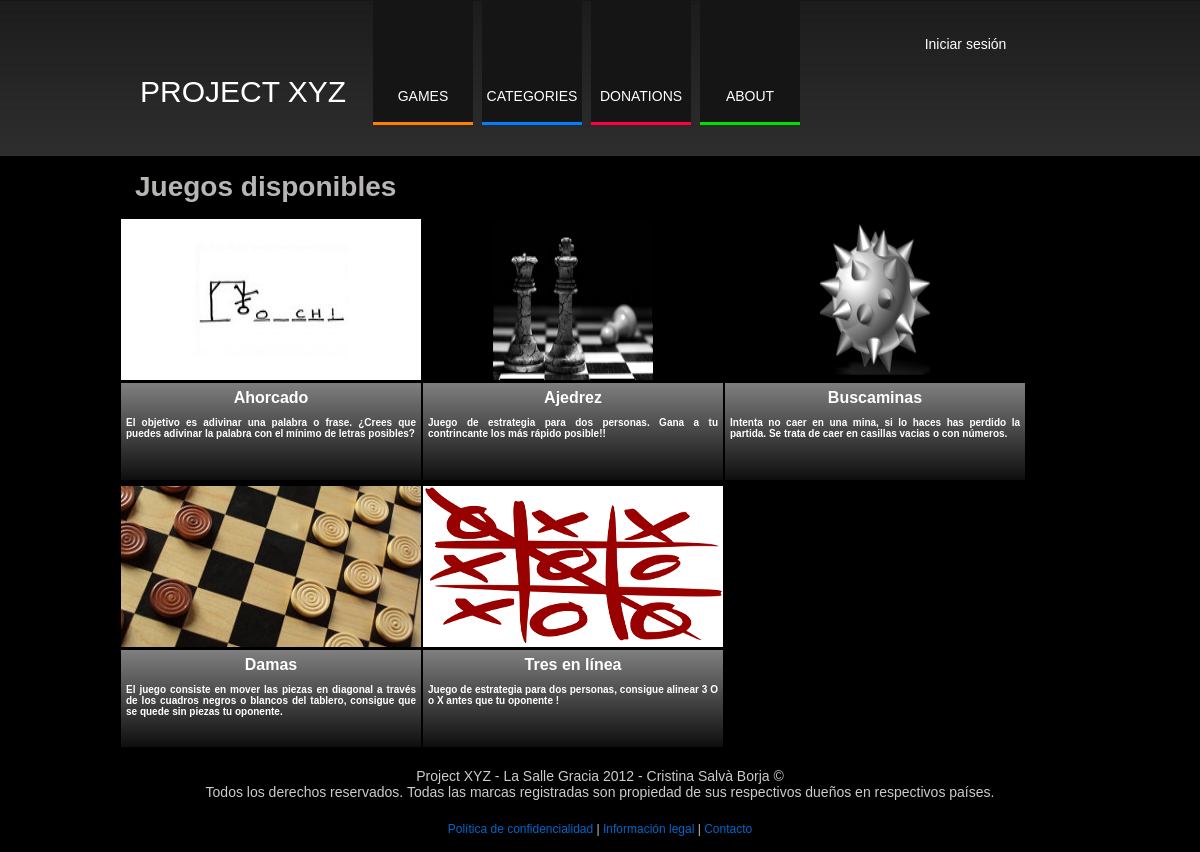
/categories_games.php?id_category=9, run on the app's committed database.
### tables this page shows
CREATE TABLE IF NOT EXISTS `categories_games` (
  `id_category_game` int(10) unsigned NOT NULL AUTO_INCREMENT,
  `id_category` int(10) unsigned NOT NULL,
  `id_game` int(10) unsigned NOT NULL,
  PRIMARY KEY (`id_category_game`)
);

CREATE TABLE IF NOT EXISTS `games` (
  `id_game` int(11) unsigned NOT NULL AUTO_INCREMENT,
  `id_parent_game` int(11) unsigned NOT NULL,
  `id_embedded` int(10) unsigned NOT NULL,
  `name_game` varchar(128) NOT NULL,
  `description_game` text NOT NULL,
  `description_short_game` text NOT NULL,
  `update` datetime NOT NULL,
  `version` int(11) unsigned NOT NULL,
  `size` int(11) unsigned NOT NULL,
  `status` char(1) NOT NULL DEFAULT '1',
  PRIMARY KEY (`id_game`)
);

### categories_games.php (the view, shortened to what this page needs)
<?php
require_once('includes/template.php');
$id_category = intval($_GET['id_category']);
$query = <<<EOD
SELECT *
FROM games_photos gp, photos p
WHERE p.id_photo=gp.id_photo
AND p.status_photo=1
ORDER BY gp.id_game_photo ASC
EOD;
if(!($res = mysql_query($query, $connection))){
	echo 'KO';
	exit();
}
$array_game_photo = array();
while ($file = mysql_fetch_assoc($res)){
$array_game_photo[$file['id_game']] = $file['name_photo'];
}
$query = <<<EOD
SELECT *
FROM games g, categories c, categories_games cg
WHERE cg.id_category=c.id_category
AND c.id_category={$id_category}
AND cg.id_game=g.id_game
AND g.status=1
ORDER BY g.name_game
EOD;
$res = mysql_query($query,$connection);
$gamesList = '';
while ($games = mysql_fetch_assoc($res)){
$photo = $array_game_photo[$games['id_game']];
$id_game = $games['id_game'];
	$gamesList .= <<<EOD
<div class="gamescategories">
	<a href="games.php?id_game={$id_game}"><img class="image_game" src="images/{$photo}" />
	<div class="name_gamecategories" rel="{$games['id_game']}">
	{$games['name_game']}
	<p class="description_short_gamecategories">{$games['description_short_game']}</p>
	</a>
	</div>
</div>
EOD;
}
?>
<div id="global_games_categories">
<?php
echo $gamesList;
?>

### styles/styles.css (style rules this page uses)
body { margin:0; font-family: Arial, Helvetica, sans-serif; font-size:14px; background-color:black; }
a { cursor:auto; }
#layout #container #global_games_categories { position:relative; clear:both; width:960px; height:auto; margin:0 auto 0 auto; }
.image_game { width:300px; height:161px; }
.gamescategories { position:relative; float:left; width:300px; height:265px; margin:0; border:1px solid black; }
.gamescategories a { text-decoration:none; color:white; }
.name_gamecategories { height:86px; margin:0; padding:5px; border-top:1px solid #7d7e7d; text-align:center; color:white; font-size:16px; font-weight:bold; background:-webkit-gradient(linear, left top, left bottom, color-stop(0%,#7d7e7d), color-stop(100%,#0e0e0e)); background:-o-linear-gradient(top, #7d7e7d 0%,#0e0e0e 100%); background:-ms-linear-gradient(top, #7d7e7d 0%,#0e0e0e 100%); background:linear-gradient(to bottom, #7d7e7d 0%,#0e0e0e 100%); }
.description_short_gamecategories { font-size:10px !important; text-align:justify; }

### data on the page
categories_games: shows a picture, id_game.name_game "Ahorcado", id_game.description_short_game "El objetivo es adivinar una palabra o frase. ¿Crees que puedes adivinar la palabra con el mínimo de letras posibles?"
categories_games: shows a picture, id_game.name_game "Ajedrez", id_game.description_short_game "Juego de estrategia para dos personas. Gana a tu contrincante los más rápido posible!!"
categories_games: shows a picture, id_game.name_game "Buscaminas", id_game.description_short_game "Intenta no caer en una mina, si lo haces has perdido la partida. Se trata de caer en casillas vacias o con números."
categories_games: shows a picture, id_game.name_game "Damas", id_game.description_short_game "El juego consiste en mover las piezas en diagonal a través de los cuadros negros o blancos del tablero, consigue que se quede sin piezas tu oponente."
categories_games: shows a picture, id_game.name_game "Tres en línea", id_game.description_short_game "Juego de estrategia para dos personas, consigue alinear 3 O o X antes que tu oponente !"

### other printed values
$title "Juegos disponibles"
$info "Project XYZ - La Salle Gracia 2012 - Cristina Salvà Borja © Todos los derechos reservados. Todas las marcas registradas son propiedad de sus respectivos dueños en respectivos países."
